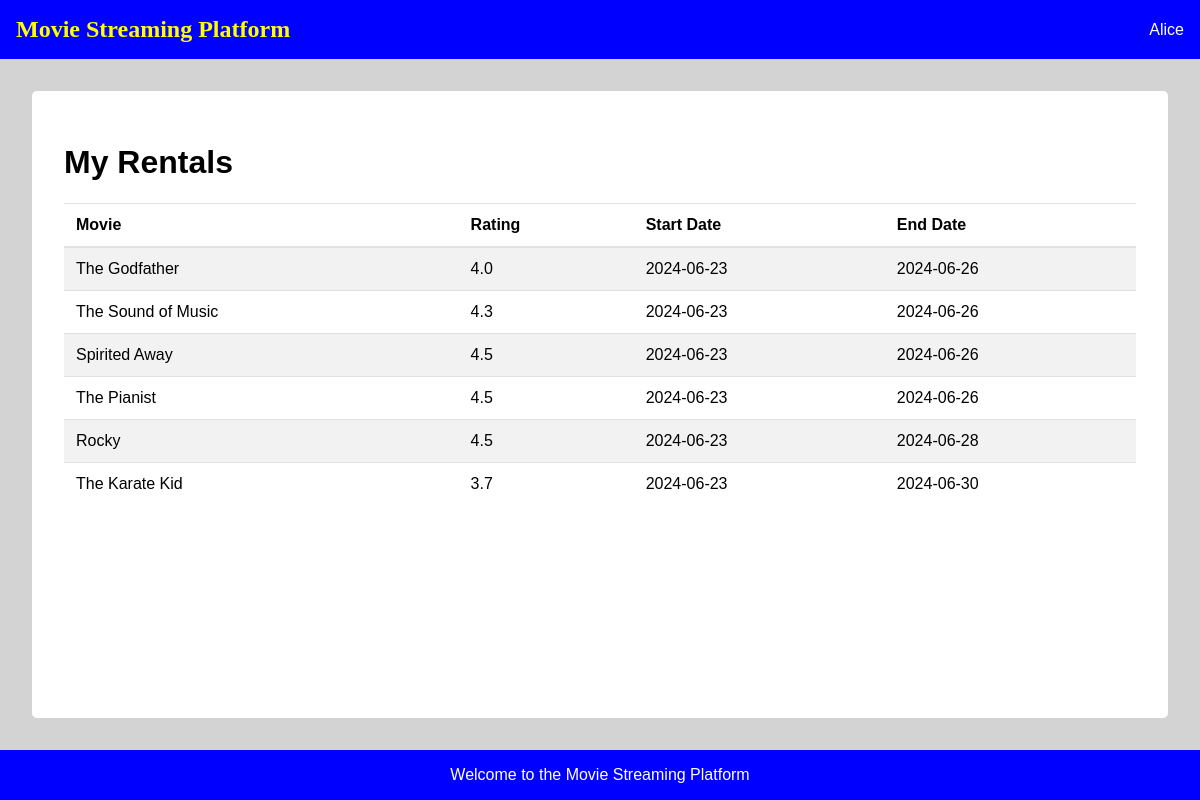
/my_rentals (signed in), run on the app's committed database.
### app/models.py (models this page shows, shortened)
class User(db.Model, UserMixin):
    usr_id = db.Column(db.Integer, primary_key=True, autoincrement=True)
    username = db.Column(db.String(20), unique=True, nullable=False)
    password_hash = db.Column(db.String(128), nullable=False)
    phone = db.Column(db.String(20), nullable=False)
    subscriptions = db.relationship('Subscription', backref='user', lazy=True)
    reviews = db.relationship('Review', backref='user', lazy=True)
    rents = db.relationship('Rent', backref='user', lazy=True)

class Rent(db.Model):
    usr_id = db.Column(db.Integer, db.ForeignKey('user.usr_id'), primary_key=True)
    mov_id = db.Column(db.Integer, db.ForeignKey('movie.mov_id'), primary_key=True)
    start = db.Column(db.Date, nullable=False)
    end = db.Column(db.Date, nullable=False)

class Movie(db.Model):
    mov_id = db.Column(db.Integer, primary_key=True)
    title = db.Column(db.String(100), nullable=False)
    description = db.Column(db.Text, nullable=True)
    rel_year = db.Column(db.Integer, nullable=False)
    reviews = db.relationship('Review', backref='movie', lazy=True, cascade="all, delete-orphan")
    rents = db.relationship('Rent', backref='movie', lazy=True, cascade="all, delete-orphan")
    genres = db.relationship('MovieGenre', backref='movie', lazy=True, cascade="all, delete-orphan")
    @property
    def rating(self):
        reviews = [review.rating for review in self.reviews if review.rating is not None]
        return sum(reviews) / len(reviews) if reviews else 0

class Review(db.Model):
    rev_id = db.Column(db.Integer, primary_key=True)
    rating = db.Column(db.Float, nullable=False)
    comment = db.Column(db.Text, nullable=True)
    date = db.Column(db.Date, default=datetime.now(timezone.utc))
    usr_id = db.Column(db.Integer, db.ForeignKey('user.usr_id'), nullable=False)
    mov_id = db.Column(db.Integer, db.ForeignKey('movie.mov_id'), nullable=False)

### app/routes.py (the view)
@app.route("/my_rentals")
@login_required
def my_rentals():
    rentals = Rent.query.filter_by(usr_id=current_user.usr_id).all()
    return render_template('my_rentals.html', title='My Rentals', rentals=rentals)

### app/models.py (called while the page is built)
@login_manager.user_loader
def load_user(user_id):
    return User.query.get(int(user_id))

### app/templates/my_rentals.html (shortened to what this page needs)
{% extends "base.html" %}
{% block content %}
    <h1>My Rentals</h1>
    <table class="table table-striped">
        <thead>
            <tr>
                <th>Movie</th>
                <th>Rating</th>
                <th>Start Date</th>
                <th>End Date</th>
            </tr>
        </thead>
        <tbody>
            {% for rent in rentals %}
                <tr>
                    <td>{{ rent.movie.title }}</td>
                    <td>{{ '%.1f' % rent.movie.rating }}</td>
                    <td>{{ rent.start.strftime('%Y-%m-%d') }}</td>
                    <td>{{ rent.end.strftime('%Y-%m-%d') }}</td>
                </tr>
            {% endfor %}
        </tbody>
    </table>
{% endblock %}

### app/templates/base.html (shortened to what this page needs)
<!DOCTYPE html>
<html lang="en">
<head>
    <link rel="stylesheet" href="{{ url_for('static', filename='css/style.css') }}">
</head>
<body>
    <div class="title-bar {% if request.endpoint.startswith('admin') %}admin{% endif %}">
        <div class="title">
            {% if request.endpoint.startswith('admin') %}
                <a href="{{ url_for('admin', admin_key='your_admin_key_here') }}">Movie Streaming Platform</a>
            {% else %}
                <a href="{{ url_for('home') }}">Movie Streaming Platform</a>
            {% endif %}
        </div>
        <nav>
            <ul class="nav-links">
                {% if request.endpoint.startswith('admin') %}
                    <li>admin</li>
                {% elif current_user.is_authenticated %}
                    <li><a href="{{ url_for('profile') }}">{{ current_user.username }}</a></li>
                {% else %}
                    <li><a href="{{ url_for('login') }}">Login</a></li>
                {% endif %}
            </ul>
        </nav>
    </div>
    <div class="container">
        {% block content %}{% endblock %}
    </div>
    <div class="footer {% if request.endpoint.startswith('admin') %}admin{% else %}user{% endif %}">
        {% if request.endpoint.startswith('admin') %}
            Admin Page
        {% else %}
            Welcome to the Movie Streaming Platform
        {% endif %}
    </div>
</body>
</html>

### app/static/css/style.css (style rules this page uses)
body { background-color: #d3d3d3; margin: 0; font-family: Arial, sans-serif; }
.title-bar { background-color: blue; color: white; padding: 1rem; display: flex; justify-content: space-between; align-items: center; }
.title { font-size: 1.5rem; font-weight: bold; margin: 0; font-family: 'Comic Sans MS', 'Comic Sans', cursive; color: yellow; }
.title a { color: yellow; text-decoration: none; }
.nav-links { list-style: none; padding: 0; margin: 0; display: flex; }
.nav-links li { margin-left: 1rem; }
.nav-links li a { color: white; text-decoration: none; font-size: 1rem; }
.container { margin: 2rem; padding: 2rem; background-color: white; border-radius: 5px; }
.table { width: 100%; max-width: 100%; margin-bottom: 1rem; background-color: transparent; border-collapse: collapse; }
.table th, .table td { padding: 0.75rem; vertical-align: top; border-top: 1px solid #dee2e6; }
.table thead th { vertical-align: bottom; border-bottom: 2px solid #dee2e6; text-align: left; }
.table-striped tbody tr:nth-of-type(odd) { background-color: rgba(0, 0, 0, 0.05); }

### app/templates/base.html (style rules this page uses)
body { display: flex; flex-direction: column; min-height: 100vh; margin: 0; font-family: Arial, sans-serif; background-color: #d3d3d3; }
.title-bar { background-color: blue; color: white; padding: 1rem; display: flex; justify-content: space-between; align-items: center; }
.title { font-size: 1.5rem; font-weight: bold; margin: 0; font-family: 'Comic Sans MS', 'Comic Sans', cursive; color: yellow; }
.title a { color: yellow; text-decoration: none; }
.nav-links { list-style: none; padding: 0; margin: 0; display: flex; }
.nav-links li { margin-left: 1rem; }
.nav-links li a { color: white; text-decoration: none; font-size: 1rem; }
.container { flex: 1; margin: 2rem; padding: 2rem; background-color: white; border-radius: 5px; }
.footer { text-align: center; padding: 1rem; }
.footer.user { background-color: blue; color: white; }

### data on the page
User: username "Alice"
Rent: movie "The Godfather", start "2024-06-23", end "2024-06-26"
Review: movie.rating "4.0"
Rent: movie "The Sound of Music", start "2024-06-23", end "2024-06-26"
Review: movie.rating "4.3"
Rent: movie "Spirited Away", start "2024-06-23", end "2024-06-26"
Review: movie.rating "4.5"
Rent: movie "The Pianist", start "2024-06-23", end "2024-06-26"
Review: movie.rating "4.5"
Rent: movie "Rocky", start "2024-06-23", end "2024-06-28"
Review: movie.rating "4.5"
Rent: movie "The Karate Kid", start "2024-06-23", end "2024-06-30"
Review: movie.rating "3.7"
